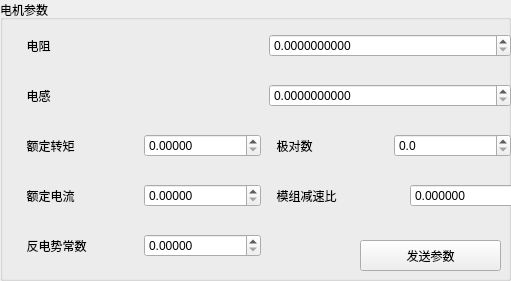
            <widget class="QGroupBox" name="groupBox_22">
             <property name="geometry">
              <rect>
               <x>560</x>
               <y>620</y>
               <width>511</width>
               <height>281</height>
              </rect>
             </property>
             <property name="title">
              <string>电机参数</string>
             </property>
             <widget class="QWidget" name="horizontalLayoutWidget_60">
              <property name="geometry">
               <rect>
                <x>20</x>
                <y>120</y>
                <width>241</width>
                <height>51</height>
               </rect>
              </property>
              <layout class="QHBoxLayout" name="horizontalLayout_67">
               <item>
                <widget class="QLabel" name="label_94">
                 <property name="text">
                  <string>  额定转矩     </string>
                 </property>
                </widget>
               </item>
               <item>
                <widget class="QDoubleSpinBox" name="motorTrefmaxEdit">
                 <property name="decimals">
                  <number>5</number>
                 </property>
                 <property name="singleStep">
                  <double>0.500000000000000</double>
                 </property>
                </widget>
               </item>
              </layout>
             </widget>
             <widget class="QWidget" name="horizontalLayoutWidget_62">
              <property name="geometry">
               <rect>
                <x>20</x>
                <y>170</y>
                <width>241</width>
                <height>51</height>
               </rect>
              </property>
              <layout class="QHBoxLayout" name="horizontalLayout_69">
               <item>
                <widget class="QLabel" name="label_95">
                 <property name="text">
                  <string>  额定电流     </string>
                 </property>
                </widget>
               </item>
               <item>
                <widget class="QDoubleSpinBox" name="motorIQrefmaxEdit">
                 <property name="decimals">
                  <number>5</number>
                 </property>
                 <property name="singleStep">
                  <double>0.500000000000000</double>
                 </property>
                </widget>
               </item>
              </layout>
             </widget>
             <widget class="QPushButton" name="writeMotorBtn">
              <property name="geometry">
               <rect>
                <x>360</x>
                <y>240</y>
                <width>141</width>
                <height>31</height>
               </rect>
              </property>
              <property name="text">
               <string>发送参数</string>
              </property>
             </widget>
             <widget class="QWidget" name="horizontalLayoutWidget_63">
              <property name="geometry">
               <rect>
                <x>20</x>
                <y>220</y>
                <width>241</width>
                <height>51</height>
               </rect>
              </property>
              <layout class="QHBoxLayout" name="horizontalLayout_70">
               <item>
                <widget class="QLabel" name="label_97">
                 <property name="text">
                  <string>  反电势常数   </string>
                 </property>
                </widget>
               </item>
               <item>
                <widget class="QDoubleSpinBox" name="motorKeEdit">
                 <property name="decimals">
                  <number>5</number>
                 </property>
                </widget>
               </item>
              </layout>
             </widget>
             <widget class="QWidget" name="horizontalLayoutWidget_64">
              <property name="geometry">
               <rect>
                <x>270</x>
                <y>120</y>
                <width>241</width>
                <height>51</height>
               </rect>
              </property>
              <layout class="QHBoxLayout" name="horizontalLayout_71">
               <item>
                <widget class="QLabel" name="label_98">
                 <property name="text">
                  <string>  极对数       </string>
                 </property>
                </widget>
               </item>
               <item>
                <widget class="QDoubleSpinBox" name="motorPolepairEdit">
                 <property name="decimals">
                  <number>1</number>
                 </property>
                </widget>
               </item>
              </layout>
             </widget>
             <widget class="QWidget" name="horizontalLayoutWidget_65">
              <property name="geometry">
               <rect>
                <x>20</x>
                <y>20</y>
                <width>491</width>
                <height>51</height>
               </rect>
              </property>
              <layout class="QHBoxLayout" name="horizontalLayout_72">
               <item>
                <widget class="QLabel" name="label_99">
                 <property name="text">
                  <string>  电阻         </string>
                 </property>
                </widget>
               </item>
               <item>
                <widget class="QDoubleSpinBox" name="motorResistanceEdit">
                 <property name="decimals">
                  <number>10</number>
                 </property>
                 <property name="singleStep">
                  <double>0.100000000000000</double>
                 </property>
                </widget>
               </item>
              </layout>
             </widget>
             <widget class="QWidget" name="horizontalLayoutWidget_66">
              <property name="geometry">
               <rect>
                <x>20</x>
                <y>70</y>
                <width>491</width>
                <height>51</height>
               </rect>
              </property>
              <layout class="QHBoxLayout" name="horizontalLayout_73">
               <item>
                <widget class="QLabel" name="label_100">
                 <property name="text">
                  <string>  电感         </string>
                 </property>
                </widget>
               </item>
               <item>
                <widget class="QDoubleSpinBox" name="motorInductanceEdit">
                 <property name="decimals">
                  <number>10</number>
                 </property>
                 <property name="singleStep">
                  <double>0.100000000000000</double>
                 </property>
                </widget>
               </item>
              </layout>
             </widget>
             <widget class="QWidget" name="horizontalLayoutWidget_67">
              <property name="geometry">
               <rect>
                <x>270</x>
                <y>170</y>
                <width>273</width>
                <height>51</height>
               </rect>
              </property>
              <layout class="QHBoxLayout" name="horizontalLayout_74">
               <item>
                <widget class="QLabel" name="label_101">
                 <property name="text">
                  <string>  模组减速比   </string>
                 </property>
                </widget>
               </item>
               <item>
                <widget class="QDoubleSpinBox" name="motorGrEdit">
                 <property name="decimals">
                  <number>6</number>
                 </property>
                </widget>
               </item>
              </layout>
             </widget>
            </widget>
